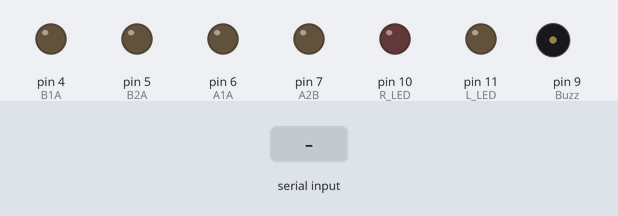
Bench run of a sketch on a simulated Arduino Uno, built with avr-gcc and run on an emulated ATmega328P. On the bench: output pins drawn as LEDs (lit = HIGH), buzzer (waves = sounding, pin HIGH). The test bench sets the inputs (shaded band).

Above: at 1.2 s.
1.3 s: "X" received over Serial
At 1.9 s:
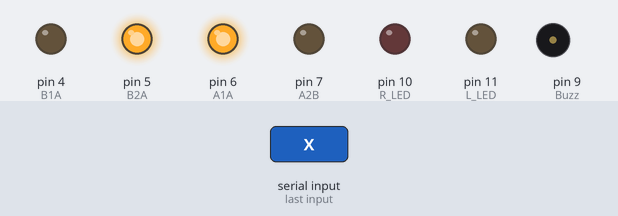
2.8 s: "S" received over Serial
At 3.1 s:
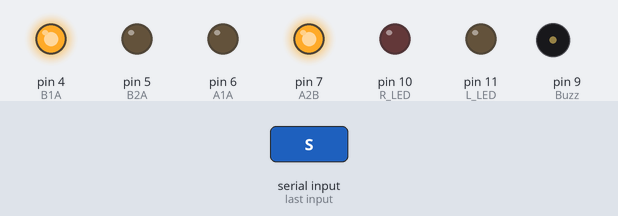
4.3 s: "A" received over Serial
At 5.4 s:
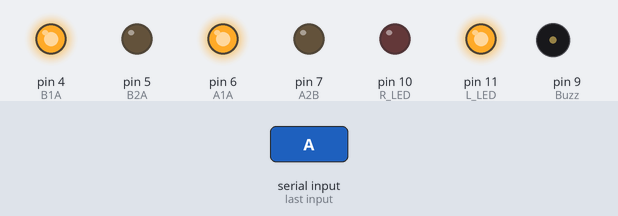
5.8 s: "D" received over Serial
At 7.0 s:
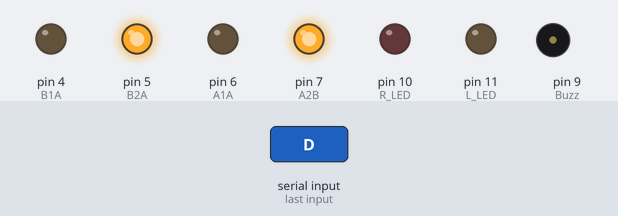
7.9 s: "H" received over Serial
At 9.1 s:
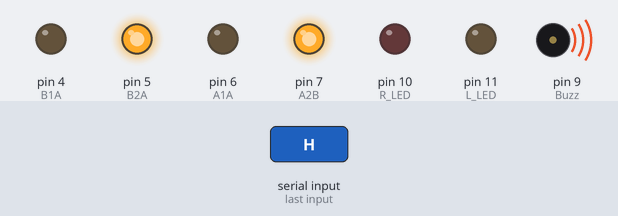
9.4 s: "h" received over Serial
At 10.5 s:
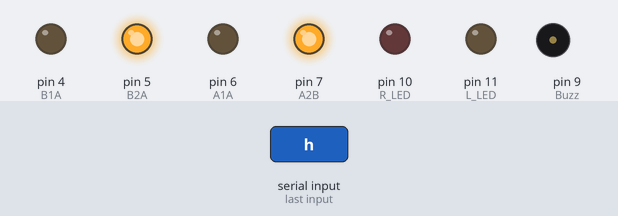
Timing chart, 0 to 11.9 s (numbered marks = the images above; inputs shaded):
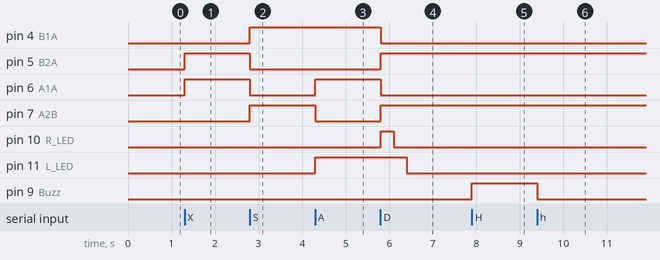

The sketch:

Arduino_Car.ino
```cpp
// Define motor control pins
int B1A = 4; // Motor 1 - Backward control (GPIO Digital Pin 10)
int B2A = 5; // Motor 1 - Forward control (GPIO Digital Pin 11)
int A1A = 6; // Motor 2 - Forward control (GPIO Digital Pin 12)
int A2B = 7; // Motor 2 - Backward control (GPIO Digital Pin 13)

char BT_Data; //Char value called Bluetooth Data
int Buzz = 9; // buzz for horn
int R_LED = 10; //turning RIGHT LED blink
int L_LED = 11; //turning LEFT LED blink


void setup() {
  Serial.begin(9600); //Start the serial for RX and TX at 9600 baud rate

  // Set motor control pins as outputs
  pinMode(B1A, OUTPUT); //Set pin 10 as an output
  pinMode(B2A, OUTPUT); //Set pin 11 as an output
  pinMode(A1A, OUTPUT); //Set pin 12 as an output
  pinMode(A2B, OUTPUT); //Set pin 13 as an output

  // Set additional component pins as outputs
  pinMode (Buzz, OUTPUT); //Pin 9 for horn
  pinMode (R_LED, OUTPUT); //turning RIGHT LED blink
  pinMode (L_LED, OUTPUT); //turning LEFT LED blink
}


// Function to move forward
void forward()
{
  digitalWrite(B1A, LOW); //Send a logical LOW pin 10
  digitalWrite(B2A, HIGH); //Send a logical HIGH pin 11
  digitalWrite(A1A, HIGH); //Send a logical HIGH pin 12
  digitalWrite(A2B, LOW); //Send a logical LOW pin 13
  digitalWrite(R_LED, LOW);  //turning Right LED not blink
  digitalWrite(L_LED, LOW); //turning LEFT LED not blink
}

// Function to stop all motors
void stop_all()
{
  digitalWrite(B1A, LOW); //Send a logical LOW pin 10
  digitalWrite(B2A, LOW); //Send a logical LOW pin 11
  digitalWrite(A1A, LOW); //Send a logical LOW pin 12
  digitalWrite(A2B, LOW); //Send a logical LOW pin 13
  digitalWrite(R_LED, LOW);  //turning Right LED not blink
  digitalWrite(L_LED, LOW); //turning LEFT LED not blink
}

// Function to move backward
void backward()
{
  digitalWrite(B1A, HIGH); //Send a logical LOW pin 10
  digitalWrite(B2A, LOW); //Send a logical HIGH pin 11
  digitalWrite(A1A, LOW); //Send a logical HIGH pin 12
  digitalWrite(A2B, HIGH); //Send a logical LOW pin 13
  digitalWrite(R_LED, LOW);  //turning Right LED not blink
  digitalWrite(L_LED, LOW); //turning LEFT LED not blink
}

// Function to turn left
void left()
{
  digitalWrite(B1A, HIGH); //Send a logical LOW pin 10
  digitalWrite(B2A, LOW); //Send a logical HIGH pin 11
  digitalWrite(A1A, HIGH); //Send a logical HIGH pin 12
  digitalWrite(A2B, LOW); //Send a logical LOW pin 13
  digitalWrite(L_LED, HIGH); //turning LEFT LED blink
  digitalWrite(R_LED, LOW);  //turning Right LED not blink
}

// Function to turn right
void right()
{
  digitalWrite(B1A, LOW); //Send a logical LOW pin 10
  digitalWrite(B2A, HIGH); //Send a logical HIGH pin 11
  digitalWrite(A1A, LOW); //Send a logical HIGH pin 12
  digitalWrite(A2B, HIGH); //Send a logical LOW pin 13
  digitalWrite(R_LED, HIGH);//turning RIGHT LED blink
  digitalWrite(R_LED, HIGH);//turning RIGHT LED blink
  delay (300);
  digitalWrite(R_LED, LOW);//turning RIGHT LED blink
  delay (300);
  digitalWrite(L_LED, LOW); //turning LEFT LED not blink
}

void loop() {
  if (Serial.available()) // Check if there are data on the serial port from Bluetooth
  {
    BT_Data = Serial.read(); // Read the data and store them in the global variable BT_Data

    // Perform actions based on received data
    switch (BT_Data)
    {
      case 'X':  // Move forward
        forward();
        break;
      case 'S': // Move backward
        backward();
        break;
      case 'A': // Turn left
        left();
        break;
      case 'D': // Turn right
        right();
        break;
      case 'H': // Turn ON horn
        digitalWrite(Buzz, HIGH);
        break;
      case 'h': // Turn OFF horn
        digitalWrite(Buzz, LOW);
        break;
      default: // Stop all motors if no valid command received
        stop_all();

    }
  }
}
```

Measured:
- after the input at 1.3 s, pin 5 (B2A), pin 6 (A1A): LOW → HIGH at once
- after the input at 2.8 s, pin 4 (B1A), pin 7 (A2B): LOW → HIGH at once; pin 5 (B2A), pin 6 (A1A): HIGH → LOW at once
- after the input at 4.3 s, pin 6 (A1A), pin 11 (L_LED): LOW → HIGH at once; pin 7 (A2B): HIGH → LOW at once
- after the input at 5.8 s, pin 4 (B1A), pin 6 (A1A): HIGH → LOW at once; pin 5 (B2A), pin 7 (A2B): LOW → HIGH at once; pin 10 (R_LED): LOW → HIGH at once, → LOW 0.30 s later; pin 11 (L_LED): HIGH → LOW after 0.60 s
- after the input at 7.9 s, pin 9 (Buzz): LOW → HIGH at once
- after the input at 9.4 s, pin 9 (Buzz): HIGH → LOW at once
